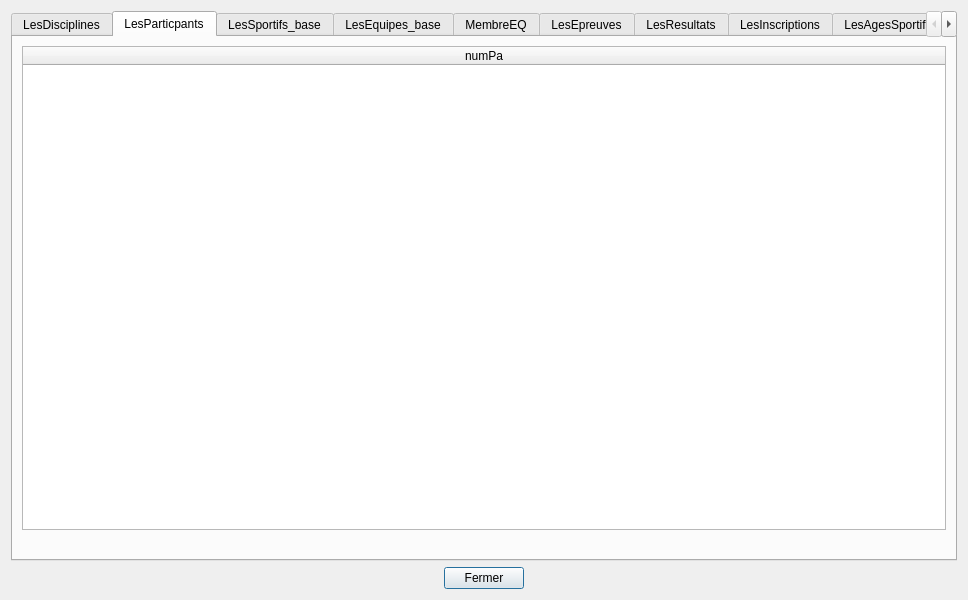
<?xml version="1.0" encoding="UTF-8"?>
<ui version="4.0">
 <class>tablesDataV1</class>
 <widget class="QDialog" name="tablesDataV1">
  <property name="geometry">
   <rect>
    <x>0</x>
    <y>0</y>
    <width>968</width>
    <height>600</height>
   </rect>
  </property>
  <property name="sizePolicy">
   <sizepolicy hsizetype="Preferred" vsizetype="Preferred">
    <horstretch>0</horstretch>
    <verstretch>0</verstretch>
   </sizepolicy>
  </property>
  <property name="minimumSize">
   <size>
    <width>0</width>
    <height>0</height>
   </size>
  </property>
  <property name="windowTitle">
   <string>BD JO</string>
  </property>
  <layout class="QVBoxLayout" name="verticalLayout">
   <item>
    <widget class="QTabWidget" name="tabWidget">
     <property name="currentIndex">
      <number>1</number>
     </property>
     <widget class="QWidget" name="tabLesLesDisciplines">
      <attribute name="title">
       <string>LesDisciplines</string>
      </attribute>
      <layout class="QVBoxLayout" name="verticalLayout_7">
       <item>
        <widget class="QTableWidget" name="tableLesDisciplines">
         <attribute name="horizontalHeaderDefaultSectionSize">
          <number>110</number>
         </attribute>
         <attribute name="horizontalHeaderMinimumSectionSize">
          <number>50</number>
         </attribute>
         <attribute name="horizontalHeaderStretchLastSection">
          <bool>true</bool>
         </attribute>
         <attribute name="verticalHeaderVisible">
          <bool>false</bool>
         </attribute>
         <column>
          <property name="text">
           <string>nomDi</string>
          </property>
         </column>
        </widget>
       </item>
       <item>
        <widget class="QLabel" name="label_LesDisciplines">
         <property name="palette">
          <palette>
           <active>
            <colorrole role="WindowText">
             <brush brushstyle="SolidPattern">
              <color alpha="255">
               <red>255</red>
               <green>0</green>
               <blue>0</blue>
              </color>
             </brush>
            </colorrole>
           </active>
           <inactive>
            <colorrole role="WindowText">
             <brush brushstyle="SolidPattern">
              <color alpha="255">
               <red>255</red>
               <green>0</green>
               <blue>0</blue>
              </color>
             </brush>
            </colorrole>
           </inactive>
           <disabled>
            <colorrole role="WindowText">
             <brush brushstyle="SolidPattern">
              <color alpha="255">
               <red>120</red>
               <green>120</green>
               <blue>120</blue>
              </color>
             </brush>
            </colorrole>
           </disabled>
          </palette>
         </property>
         <property name="text">
          <string/>
         </property>
         <property name="alignment">
          <set>Qt::AlignCenter</set>
         </property>
        </widget>
       </item>
      </layout>
     </widget>
     <widget class="QWidget" name="tabLesParticpants">
      <attribute name="title">
       <string>LesParticpants</string>
      </attribute>
      <layout class="QVBoxLayout" name="verticalLayout_7">
       <item>
        <widget class="QTableWidget" name="tableLesParticpants">
         <attribute name="horizontalHeaderDefaultSectionSize">
          <number>110</number>
         </attribute>
         <attribute name="horizontalHeaderMinimumSectionSize">
          <number>50</number>
         </attribute>
         <attribute name="horizontalHeaderStretchLastSection">
          <bool>true</bool>
         </attribute>
         <attribute name="verticalHeaderVisible">
          <bool>false</bool>
         </attribute>
         <column>
          <property name="text">
           <string>numPa</string>
          </property>
         </column>
        </widget>
       </item>
       <item>
        <widget class="QLabel" name="label_LesParticpants">
         <property name="palette">
          <palette>
           <active>
            <colorrole role="WindowText">
             <brush brushstyle="SolidPattern">
              <color alpha="255">
               <red>255</red>
               <green>0</green>
               <blue>0</blue>
              </color>
             </brush>
            </colorrole>
           </active>
           <inactive>
            <colorrole role="WindowText">
             <brush brushstyle="SolidPattern">
              <color alpha="255">
               <red>255</red>
               <green>0</green>
               <blue>0</blue>
              </color>
             </brush>
            </colorrole>
           </inactive>
           <disabled>
            <colorrole role="WindowText">
             <brush brushstyle="SolidPattern">
              <color alpha="255">
               <red>120</red>
               <green>120</green>
               <blue>120</blue>
              </color>
             </brush>
            </colorrole>
           </disabled>
          </palette>
         </property>
         <property name="text">
          <string/>
         </property>
         <property name="alignment">
          <set>Qt::AlignCenter</set>
         </property>
        </widget>
       </item>
      </layout>
     </widget>
     <widget class="QWidget" name="LesSportifs_base">
      <attribute name="title">
       <string>LesSportifs_base</string>
      </attribute>
      <layout class="QVBoxLayout" name="verticalLayout_7">
       <item>
        <widget class="QTableWidget" name="tableLesSportifs_base">
         <attribute name="horizontalHeaderDefaultSectionSize">
          <number>110</number>
         </attribute>
         <attribute name="horizontalHeaderMinimumSectionSize">
          <number>50</number>
         </attribute>
         <attribute name="horizontalHeaderStretchLastSection">
          <bool>true</bool>
         </attribute>
         <attribute name="verticalHeaderVisible">
          <bool>false</bool>
         </attribute>
         <column>
          <property name="text">
           <string>numSp</string>
          </property>
         </column>
         <column>
          <property name="text">
           <string>nomSp</string>
          </property>
         </column>
         <column>
          <property name="text">
           <string>prenomSp</string>
          </property>
         </column>
         <column>
          <property name="text">
           <string>pays</string>
          </property>
         </column>
         <column>
          <property name="text">
           <string>categorieSp</string>
          </property>
         </column>
         <column>
          <property name="text">
           <string>dateNaisSp</string>
          </property>
         </column>
         <column>
          <property name="text">
           <string>numEq</string>
          </property>
         </column>
        </widget>
       </item>
       <item>
        <widget class="QLabel" name="label_LesSportifs_base">
         <property name="palette">
          <palette>
           <active>
            <colorrole role="WindowText">
             <brush brushstyle="SolidPattern">
              <color alpha="255">
               <red>255</red>
               <green>0</green>
               <blue>0</blue>
              </color>
             </brush>
            </colorrole>
           </active>
           <inactive>
            <colorrole role="WindowText">
             <brush brushstyle="SolidPattern">
              <color alpha="255">
               <red>255</red>
               <green>0</green>
               <blue>0</blue>
              </color>
             </brush>
            </colorrole>
           </inactive>
           <disabled>
            <colorrole role="WindowText">
             <brush brushstyle="SolidPattern">
              <color alpha="255">
               <red>120</red>
               <green>120</green>
               <blue>120</blue>
              </color>
             </brush>
            </colorrole>
           </disabled>
          </palette>
         </property>
         <property name="text">
          <string/>
         </property>
         <property name="alignment">
          <set>Qt::AlignCenter</set>
         </property>
        </widget>
       </item>
      </layout>
     </widget>
     <widget class="QWidget" name="LesEquipes_base">
      <attribute name="title">
       <string>LesEquipes_base</string>
      </attribute>
      <layout class="QVBoxLayout" name="verticalLayout_7">
       <item>
        <widget class="QTableWidget" name="tableLesEquipes_base">
         <attribute name="horizontalHeaderDefaultSectionSize">
          <number>110</number>
         </attribute>
         <attribute name="horizontalHeaderMinimumSectionSize">
          <number>50</number>
         </attribute>
         <attribute name="horizontalHeaderStretchLastSection">
          <bool>true</bool>
         </attribute>
         <attribute name="verticalHeaderVisible">
          <bool>false</bool>
         </attribute>
         <column>
          <property name="text">
           <string>numEq</string>
          </property>
         </column>
        </widget>
       </item>
       <item>
        <widget class="QLabel" name="label_LesEquipes_base">
         <property name="palette">
          <palette>
           <active>
            <colorrole role="WindowText">
             <brush brushstyle="SolidPattern">
              <color alpha="255">
               <red>255</red>
               <green>0</green>
               <blue>0</blue>
              </color>
             </brush>
            </colorrole>
           </active>
           <inactive>
            <colorrole role="WindowText">
             <brush brushstyle="SolidPattern">
              <color alpha="255">
               <red>255</red>
               <green>0</green>
               <blue>0</blue>
              </color>
             </brush>
            </colorrole>
           </inactive>
           <disabled>
            <colorrole role="WindowText">
             <brush brushstyle="SolidPattern">
              <color alpha="255">
               <red>120</red>
               <green>120</green>
               <blue>120</blue>
              </color>
             </brush>
            </colorrole>
           </disabled>
          </palette>
         </property>
         <property name="text">
          <string/>
         </property>
         <property name="alignment">
          <set>Qt::AlignCenter</set>
         </property>
        </widget>
       </item>
      </layout>
     </widget>
     <widget class="QWidget" name="MembreEQ">
      <attribute name="title">
       <string>MembreEQ</string>
      </attribute>
      <layout class="QVBoxLayout" name="verticalLayout_7">
       <item>
        <widget class="QTableWidget" name="tableMembreEQ">
         <attribute name="horizontalHeaderDefaultSectionSize">
          <number>110</number>
         </attribute>
         <attribute name="horizontalHeaderMinimumSectionSize">
          <number>50</number>
         </attribute>
         <attribute name="horizontalHeaderStretchLastSection">
          <bool>true</bool>
         </attribute>
         <attribute name="verticalHeaderVisible">
          <bool>false</bool>
         </attribute>
         <column>
          <property name="text">
           <string>numEq</string>
          </property>
         </column>
         <column>
          <property name="text">
           <string>numSp</string>
          </property>
         </column>
        </widget>
       </item>
       <item>
        <widget class="QLabel" name="label_MembreEQ">
         <property name="palette">
          <palette>
           <active>
            <colorrole role="WindowText">
             <brush brushstyle="SolidPattern">
              <color alpha="255">
               <red>255</red>
               <green>0</green>
               <blue>0</blue>
              </color>
             </brush>
            </colorrole>
           </active>
           <inactive>
            <colorrole role="WindowText">
             <brush brushstyle="SolidPattern">
              <color alpha="255">
               <red>255</red>
               <green>0</green>
               <blue>0</blue>
              </color>
             </brush>
            </colorrole>
           </inactive>
           <disabled>
            <colorrole role="WindowText">
             <brush brushstyle="SolidPattern">
              <color alpha="255">
               <red>120</red>
               <green>120</green>
               <blue>120</blue>
              </color>
             </brush>
            </colorrole>
           </disabled>
          </palette>
         </property>
         <property name="text">
          <string/>
         </property>
         <property name="alignment">
          <set>Qt::AlignCenter</set>
         </property>
        </widget>
       </item>
      </layout>
     </widget>
     <widget class="QWidget" name="LesEpreuves">
      <attribute name="title">
       <string>LesEpreuves</string>
      </attribute>
      <layout class="QVBoxLayout" name="verticalLayout_7">
       <item>
        <widget class="QTableWidget" name="tableLesEpreuves">
         <attribute name="horizontalHeaderDefaultSectionSize">
          <number>110</number>
         </attribute>
         <attribute name="horizontalHeaderMinimumSectionSize">
          <number>50</number>
         </attribute>
         <attribute name="horizontalHeaderStretchLastSection">
          <bool>true</bool>
         </attribute>
         <attribute name="verticalHeaderVisible">
          <bool>false</bool>
         </attribute>
         <column>
          <property name="text">
           <string>numEp</string>
          </property>
         </column>
         <column>
          <property name="text">
           <string>nomEp</string>
          </property>
         </column>
         <column>
          <property name="text">
           <string>formeEp</string>
          </property>
         </column>
         <column>
          <property name="text">
           <string>nomDi</string>
          </property>
         </column>
         <column>
          <property name="text">
           <string>categorieEp</string>
          </property>
         </column>
         <column>
          <property name="text">
           <string>nbSportifsEp</string>
          </property>
         </column>
         <column>
          <property name="text">
           <string>dateEp</string>
          </property>
         </column>
        </widget>
       </item>
       <item>
        <widget class="QLabel" name="label_LesEpreuves">
         <property name="palette">
          <palette>
           <active>
            <colorrole role="WindowText">
             <brush brushstyle="SolidPattern">
              <color alpha="255">
               <red>255</red>
               <green>0</green>
               <blue>0</blue>
              </color>
             </brush>
            </colorrole>
           </active>
           <inactive>
            <colorrole role="WindowText">
             <brush brushstyle="SolidPattern">
              <color alpha="255">
               <red>255</red>
               <green>0</green>
               <blue>0</blue>
              </color>
             </brush>
            </colorrole>
           </inactive>
           <disabled>
            <colorrole role="WindowText">
             <brush brushstyle="SolidPattern">
              <color alpha="255">
               <red>120</red>
               <green>120</green>
               <blue>120</blue>
              </color>
             </brush>
            </colorrole>
           </disabled>
          </palette>
         </property>
         <property name="text">
          <string/>
         </property>
         <property name="alignment">
          <set>Qt::AlignCenter</set>
         </property>
        </widget>
       </item>
      </layout>
     </widget>
     <widget class="QWidget" name="LesResultats">
      <attribute name="title">
       <string>LesResultats</string>
      </attribute>
      <layout class="QVBoxLayout" name="verticalLayout_7">
       <item>
        <widget class="QTableWidget" name="tableLesResultats">
         <attribute name="horizontalHeaderDefaultSectionSize">
          <number>110</number>
         </attribute>
         <attribute name="horizontalHeaderMinimumSectionSize">
          <number>50</number>
         </attribute>
         <attribute name="horizontalHeaderStretchLastSection">
          <bool>true</bool>
         </attribute>
         <attribute name="verticalHeaderVisible">
          <bool>false</bool>
         </attribute>
         <column>
          <property name="text">
           <string>numEp</string>
          </property>
         </column>
         <column>
          <property name="text">
           <string>gold</string>
          </property>
         </column>
         <column>
          <property name="text">
           <string>silver</string>
          </property>
         </column>
         <column>
          <property name="text">
           <string>bronze</string>
          </property>
         </column>
        </widget>
       </item>
       <item>
        <widget class="QLabel" name="label_LesResultats">
         <property name="palette">
          <palette>
           <active>
            <colorrole role="WindowText">
             <brush brushstyle="SolidPattern">
              <color alpha="255">
               <red>255</red>
               <green>0</green>
               <blue>0</blue>
              </color>
             </brush>
            </colorrole>
           </active>
           <inactive>
            <colorrole role="WindowText">
             <brush brushstyle="SolidPattern">
              <color alpha="255">
               <red>255</red>
               <green>0</green>
               <blue>0</blue>
              </color>
             </brush>
            </colorrole>
           </inactive>
           <disabled>
            <colorrole role="WindowText">
             <brush brushstyle="SolidPattern">
              <color alpha="255">
               <red>120</red>
               <green>120</green>
               <blue>120</blue>
              </color>
             </brush>
            </colorrole>
           </disabled>
          </palette>
         </property>
         <property name="text">
          <string/>
         </property>
         <property name="alignment">
          <set>Qt::AlignCenter</set>
         </property>
        </widget>
       </item>
      </layout>
     </widget>
     <widget class="QWidget" name="LesInscriptions">
      <attribute name="title">
       <string>LesInscriptions</string>
      </attribute>
      <layout class="QVBoxLayout" name="verticalLayout_7">
       <item>
        <widget class="QTableWidget" name="tableLesInscriptions">
         <attribute name="horizontalHeaderDefaultSectionSize">
          <number>110</number>
         </attribute>
         <attribute name="horizontalHeaderMinimumSectionSize">
          <number>50</number>
         </attribute>
         <attribute name="horizontalHeaderStretchLastSection">
          <bool>true</bool>
         </attribute>
         <attribute name="verticalHeaderVisible">
          <bool>false</bool>
         </attribute>
         <column>
          <property name="text">
           <string>numIn</string>
          </property>
         </column>
         <column>
          <property name="text">
           <string>numEp</string>
          </property>
         </column>
        </widget>
       </item>
       <item>
        <widget class="QLabel" name="label_LesInscriptions">
         <property name="palette">
          <palette>
           <active>
            <colorrole role="WindowText">
             <brush brushstyle="SolidPattern">
              <color alpha="255">
               <red>255</red>
               <green>0</green>
               <blue>0</blue>
              </color>
             </brush>
            </colorrole>
           </active>
           <inactive>
            <colorrole role="WindowText">
             <brush brushstyle="SolidPattern">
              <color alpha="255">
               <red>255</red>
               <green>0</green>
               <blue>0</blue>
              </color>
             </brush>
            </colorrole>
           </inactive>
           <disabled>
            <colorrole role="WindowText">
             <brush brushstyle="SolidPattern">
              <color alpha="255">
               <red>120</red>
               <green>120</green>
               <blue>120</blue>
              </color>
             </brush>
            </colorrole>
           </disabled>
          </palette>
         </property>
         <property name="text">
          <string/>
         </property>
         <property name="alignment">
          <set>Qt::AlignCenter</set>
         </property>
        </widget>
       </item>
      </layout>
     </widget>
     <widget class="QWidget" name="LesAgesSportifs">
      <attribute name="title">
       <string>LesAgesSportifs</string>
      </attribute>
      <layout class="QVBoxLayout" name="verticalLayout_7">
       <item>
        <widget class="QTableWidget" name="tableLesAgesSportifs">
         <attribute name="horizontalHeaderDefaultSectionSize">
          <number>110</number>
         </attribute>
         <attribute name="horizontalHeaderMinimumSectionSize">
          <number>50</number>
         </attribute>
         <attribute name="horizontalHeaderStretchLastSection">
          <bool>true</bool>
         </attribute>
         <attribute name="verticalHeaderVisible">
          <bool>false</bool>
         </attribute>
         <column>
          <property name="text">
           <string>numSp</string>
          </property>
         </column>
         <column>
          <property name="text">
           <string>nomSp</string>
          </property>
         </column>
         <column>
          <property name="text">
           <string>prenomSp</string>
          </property>
         </column>
         <column>
          <property name="text">
           <string>pays</string>
          </property>
         </column>
         <column>
          <property name="text">
           <string>categorieSp</string>
          </property>
         </column>
         <column>
          <property name="text">
           <string>Age</string>
          </property>
         </column>
         <column>
          <property name="text">
           <string>numEq</string>
          </property>
         </column>
        </widget>
       </item>
       <item>
        <widget class="QLabel" name="label_LesAgesSportifs">
         <property name="palette">
          <palette>
           <active>
            <colorrole role="WindowText">
             <brush brushstyle="SolidPattern">
              <color alpha="255">
               <red>255</red>
               <green>0</green>
               <blue>0</blue>
              </color>
             </brush>
            </colorrole>
           </active>
           <inactive>
            <colorrole role="WindowText">
             <brush brushstyle="SolidPattern">
              <color alpha="255">
               <red>255</red>
               <green>0</green>
               <blue>0</blue>
              </color>
             </brush>
            </colorrole>
           </inactive>
           <disabled>
            <colorrole role="WindowText">
             <brush brushstyle="SolidPattern">
              <color alpha="255">
               <red>120</red>
               <green>120</green>
               <blue>120</blue>
              </color>
             </brush>
            </colorrole>
           </disabled>
          </palette>
         </property>
         <property name="text">
          <string/>
         </property>
         <property name="alignment">
          <set>Qt::AlignCenter</set>
         </property>
        </widget>
       </item>
      </layout>
     </widget>
     <widget class="QWidget" name="LesNbsEquipiers">
      <attribute name="title">
       <string>LesNbsEquipiers</string>
      </attribute>
      <layout class="QVBoxLayout" name="verticalLayout_7">
       <item>
        <widget class="QTableWidget" name="tableLesNbsEquipiers">
         <attribute name="horizontalHeaderDefaultSectionSize">
          <number>110</number>
         </attribute>
         <attribute name="horizontalHeaderMinimumSectionSize">
          <number>50</number>
         </attribute>
         <attribute name="horizontalHeaderStretchLastSection">
          <bool>true</bool>
         </attribute>
         <attribute name="verticalHeaderVisible">
          <bool>false</bool>
         </attribute>
         <column>
          <property name="text">
           <string>numEq</string>
          </property>
         </column>
         <column>
          <property name="text">
           <string>NbsEquipiers</string>
          </property>
         </column>
        </widget>
       </item>
       <item>
        <widget class="QLabel" name="label_LesNbsEquipiers">
         <property name="palette">
          <palette>
           <active>
            <colorrole role="WindowText">
             <brush brushstyle="SolidPattern">
              <color alpha="255">
               <red>255</red>
               <green>0</green>
               <blue>0</blue>
              </color>
             </brush>
            </colorrole>
           </active>
           <inactive>
            <colorrole role="WindowText">
             <brush brushstyle="SolidPattern">
              <color alpha="255">
               <red>255</red>
               <green>0</green>
               <blue>0</blue>
              </color>
             </brush>
            </colorrole>
           </inactive>
           <disabled>
            <colorrole role="WindowText">
             <brush brushstyle="SolidPattern">
              <color alpha="255">
               <red>120</red>
               <green>120</green>
               <blue>120</blue>
              </color>
             </brush>
            </colorrole>
           </disabled>
          </palette>
         </property>
         <property name="text">
          <string/>
         </property>
         <property name="alignment">
          <set>Qt::AlignCenter</set>
         </property>
        </widget>
       </item>
      </layout>
     </widget>
    </widget>
   </item>
   <item>
    <layout class="QHBoxLayout" name="horizontalLayout">
     <item>
      <spacer name="horizontalSpacer_data_V1">
       <property name="orientation">
        <enum>Qt::Horizontal</enum>
       </property>
       <property name="sizeHint" stdset="0">
        <size>
         <width>40</width>
         <height>20</height>
        </size>
       </property>
      </spacer>
     </item>
     <item>
      <widget class="QPushButton" name="pushButton_data_V1">
       <property name="text">
        <string>Fermer</string>
       </property>
      </widget>
     </item>
     <item>
      <spacer name="horizontalSpacer_2_data_V1">
       <property name="orientation">
        <enum>Qt::Horizontal</enum>
       </property>
       <property name="sizeHint" stdset="0">
        <size>
         <width>40</width>
         <height>20</height>
        </size>
       </property>
      </spacer>
     </item>
    </layout>
   </item>
  </layout>
 </widget>
 <resources/>
 <connections>
  <connection>
   <sender>pushButton_data_V1</sender>
   <signal>clicked()</signal>
   <receiver>tablesDataV1</receiver>
   <slot>close()</slot>
   <hints>
    <hint type="sourcelabel">
     <x>360</x>
     <y>575</y>
    </hint>
    <hint type="destinationlabel">
     <x>323</x>
     <y>169</y>
    </hint>
   </hints>
  </connection>
 </connections>
 <slots>
  <slot>refreshSpectaclesData()</slot>
  <slot>refreshZonesData()</slot>
  <slot>refreshRepresentationsData()</slot>
 </slots>
</ui>
